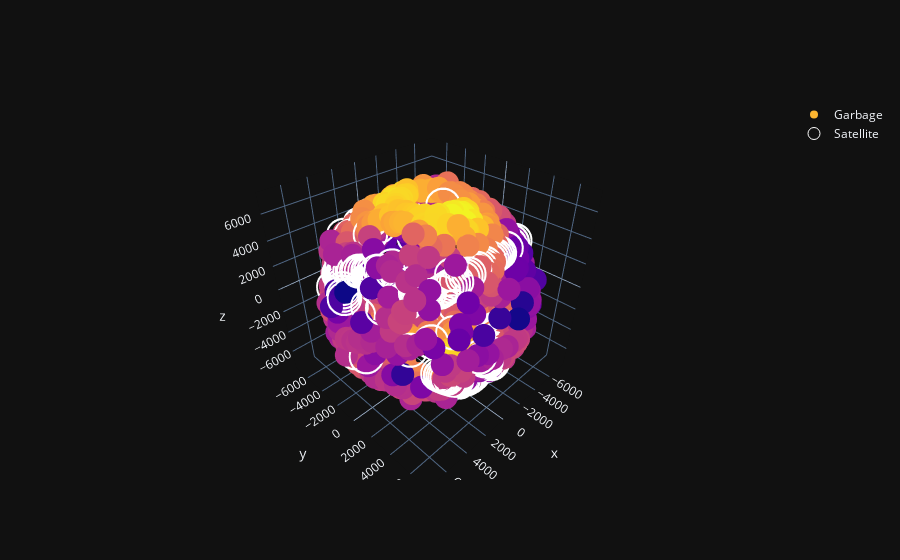

Write notebook code for a chart like this one.
### Code cell
#KDE for cosmos garbage
model = KernelDensity(kernel='gaussian', bandwidth = 1000)
model.fit(data_garbage_cosmos)
log_dens_cosmos = model.score_samples(data_garbage_cosmos)

fig = go.Figure(data=[go.Scatter3d(x=data_garbage_cosmos[:,0], y=data_garbage_cosmos[:,1], z=data_garbage_cosmos[:,2],
                                   mode='markers',name="Garbage", marker={"size":8, "color":log_dens_cosmos})])

fig.add_trace(go.Scatter3d(x=data_satellite[:,0], y=data_satellite[:,1], z=data_satellite[:,2], mode='markers',marker_symbol='circle-open',name="Satellite", marker={"size":12, "color":'white'}))
fig.show()

### Figure 1 — Plotly figure (JSON) as saved in the notebook; plotly's stock layout.template omitted (floating-point values rounded to 4 significant figures; data arrays with more than 128 entries replaced by an {"elided": "..."} marker saying what was removed)
{"data": [{"marker": {"color": {"elided": "770 float values"}, "size": 8}, "mode": "markers", "name": "Garbage", "x": {"elided": "770 float values"}, "y": {"elided": "770 float values"}, "z": {"elided": "770 float values"}, "type": "scatter3d"}, {"marker": {"color": "white", "size": 12, "symbol": "circle-open"}, "mode": "markers", "name": "Satellite", "x": {"elided": "208 float values"}, "y": {"elided": "208 float values"}, "z": {"elided": "208 float values"}, "type": "scatter3d"}], "layout": {}}
